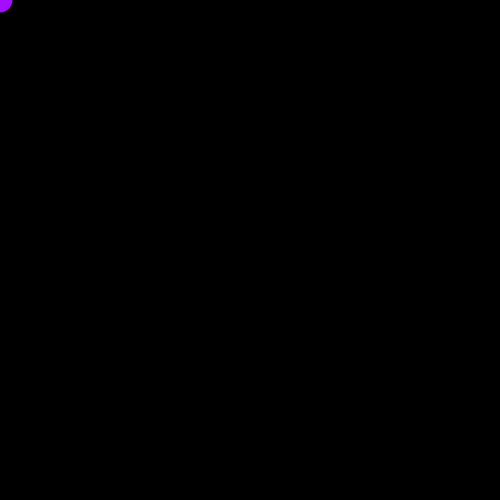
Frame 1 (no input)
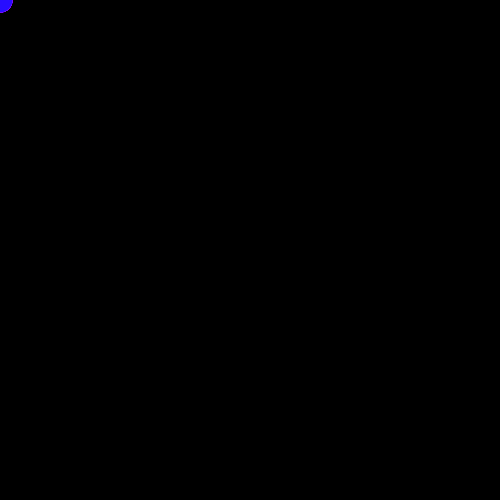
Frame 60 (the mouse pressed at the canvas centre just before this capture)
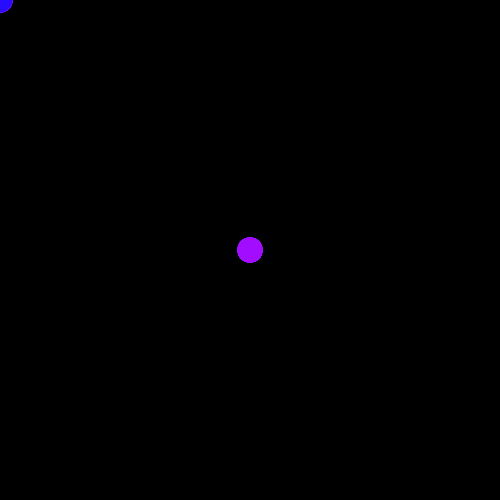
Frame 120 (the mouse held since frame 60 and released just before this capture)

The Processing sketch that drew these frames (run headless with seeded random() and noise(); from frame 60 on, the mouse is pressed at the canvas centre):

// Processing sketch: processing_31493
// ── processing_31493.pde

int bubble = 25;
int value = 0;


void setup(){
  size(500,500);
  background(0);
  
}

void draw(){
  noStroke();
  fill(random(255),13,255);
  ellipse(mouseX,mouseY,bubble,bubble);

}

void mouseClicked() {
  if(bubble > 0) {
    bubble = bubble + 1;
  } else {
    bubble = 0;
  }
}
